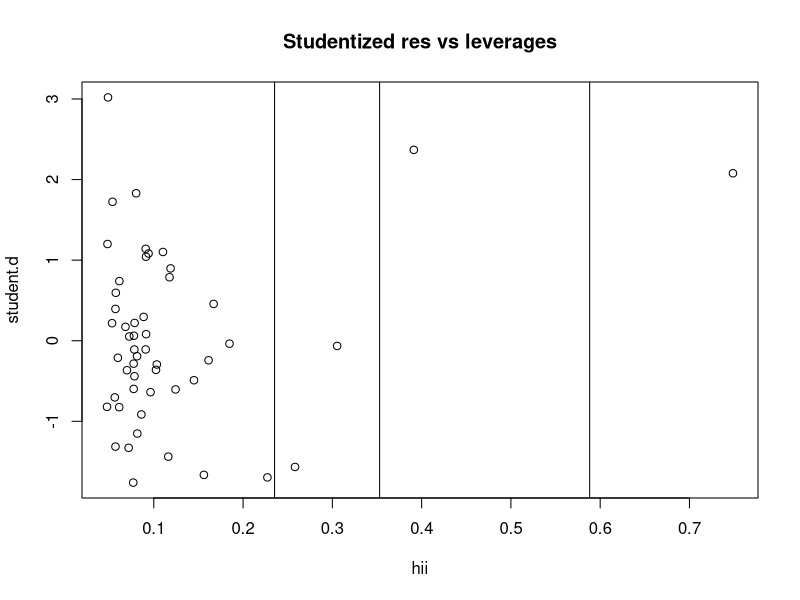
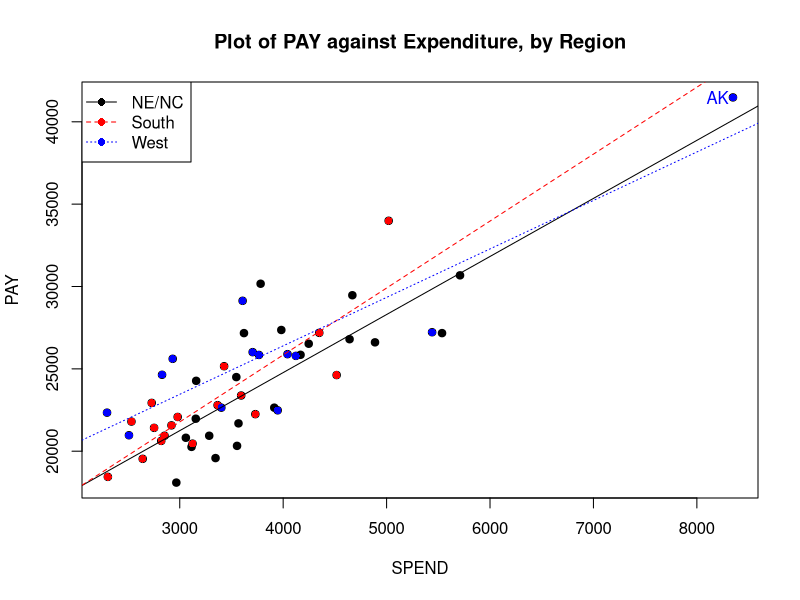
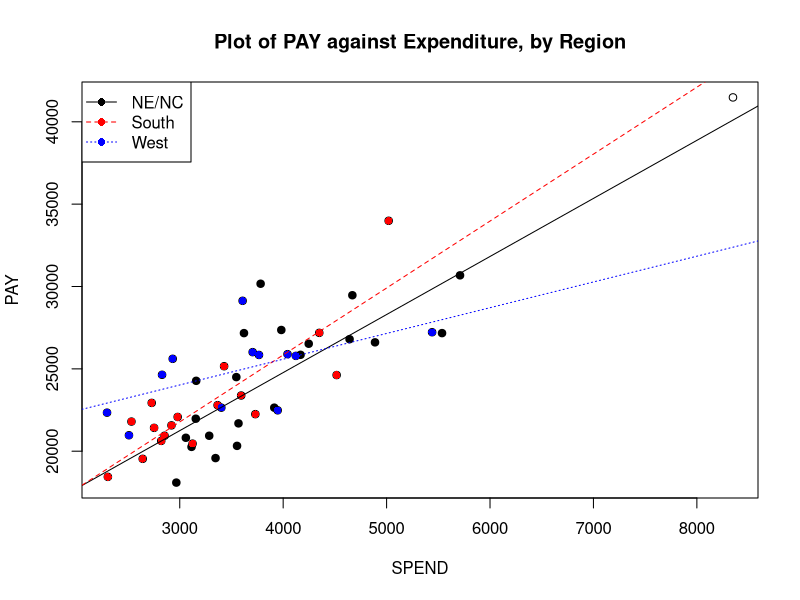

Here is the R script that generated these plots, in order:
####################
##Body Fat Example##
####################

data<-read.table("fat.txt", header=FALSE,sep="")
colnames(data)<-c("triceps","thigh","midarm","fat")
attach(data)

result<-lm(fat~triceps+thigh)
summary(result)

result$residuals

tmp<-lm.influence(result)
tmp$hat

rstudent(result)

dffits(result)
cooks.distance(result)
dfbetas(result)

data.reduced<-data[-3,]

result.reduced<-lm(data.reduced$fat~data.reduced$triceps+data.reduced$thigh)
summary(result)
summary(result.reduced)

detach(data)


#######################
##Teacher pay example##
#######################

data<-read.table("teacher_pay.txt", header=TRUE, sep="")
attach(data)

AREA<-factor(AREA)
levels(AREA) <- c("NE/NC", "South", "West") ##Give names to the classes

result<-lm(PAY~AREA*SPEND)
summary(result)

hii<-lm.influence(result)$hat ##leverages
student.d<-rstudent(result) ## studentized 
##residuals
plot(hii,student.d, main="Studentized res vs leverages")
n<-nrow(data)
p<-6
abline(v=2*p/n) ##plot vertical line corresponding 
##to 2p/n
abline(v=3*p/n)
abline(v=5*p/n)
identify(hii,student.d,labels=dimnames(data)[[1]]) 
##identify the states with high leverages

##identify states with DFFITS>1
DFFITS<-dffits(result)
DFFITS[abs(DFFITS)>1]
data[abs(DFFITS)>1,]

##compute yhat and yhat(i)
y<-PAY
yhat<-y-result$res
res.PRESS<-result$res/(1-hii)
yhat.i<-y-res.PRESS
cbind(yhat,yhat.i)[DFFITS>1,]

##display DFBETAS
DFBETAS<-dfbetas(result)
round(DFBETAS,3)

##Display Cook's distances
COOKS<-cooks.distance(result)
round(COOKS,3)
qf(0.5,p,n-p)


detach(data)


##remove AK
data.no.ak<-data[-50,] ##remove row 50, which is AK
attach(data.no.ak)
AREA<-factor(data.no.ak$AREA) ##set AREA as factor
levels(AREA) <- c("NE/NC", "South", "West")
result.no.ak<-lm(PAY~AREA*SPEND) 
summary(result.no.ak)
detach(data.no.ak)

##remove dc
data.no.dc<-data[-24,]
attach(data.no.dc)
AREA<-factor(data.no.dc$AREA)
levels(AREA) <- c("NE/NC", "South", "West")
result.no.dc<-lm(PAY~AREA*SPEND)
summary(result.no.dc)
detach(data.no.dc)

##remove AK and DC
data.no.akdc<-data[-c(24,50),]
attach(data.no.akdc)
AREA<-factor(data.no.akdc$AREA)
levels(AREA) <- c("NE/NC", "South", "West")
result.no.akdc<-lm(PAY~AREA*SPEND)
summary(result.no.akdc)
detach(data.no.akdc)


##plot, with AK
attach(data)
AREA<-factor(data$AREA)
levels(AREA) <- c("NE/NC", "South", "West") ##Give names to the classes

a1<-subset(data,AREA=="1") 
a2<-subset(data,AREA=="2") 
a3<-subset(data,AREA=="3") 

reg1<-lm(PAY~SPEND,data=a1)
reg2<-lm(PAY~SPEND,data=a2)
reg3<-lm(PAY~SPEND,data=a3)

plot(SPEND,PAY, main="Plot of PAY against Expenditure, by Region")
points(a1$SPEND,a1$PAY,pch=16,col="black") 
points(a2$SPEND,a2$PAY,pch=16, col="red") 
points(a3$SPEND,a3$PAY,pch=16, col="blue")
abline(reg1,lty=1)
abline(reg2,lty=2, col="red") 
abline(reg3,lty=3, col="blue")
text(SPEND[50]-150,PAY[50],"AK",col="blue")
legend("topleft", c("NE/NC","South","West"), lty=c(1,2,3), pch=c(16,16,16), col=c("black","red","blue")) 

detach(data)

##plot, without AK
attach(data.no.ak)
AREA<-factor(data.no.ak$AREA) ##set AREA as factor
levels(AREA) <- c("NE/NC", "South", "West")

b1<-subset(data.no.ak,AREA=="1") 
b2<-subset(data.no.ak,AREA=="2") 
b3<-subset(data.no.ak,AREA=="3") 

reg1<-lm(PAY~SPEND,data=b1)
reg2<-lm(PAY~SPEND,data=b2)
reg3<-lm(PAY~SPEND,data=b3)

plot(PAY~SPEND, data=data,main="Plot of PAY against Expenditure, by Region")
points(b1$SPEND,b1$PAY,pch=16,col="black") 
points(b2$SPEND,b2$PAY,pch=16, col="red") 
points(b3$SPEND,b3$PAY,pch=16, col="blue")
abline(reg1,lty=1)
abline(reg2,lty=2, col="red") 
abline(reg3,lty=3, col="blue")
legend("topleft", c("NE/NC","South","West"), lty=c(1,2,3), pch=c(16,16,16), col=c("black","red","blue"))
detach(data.no.ak)